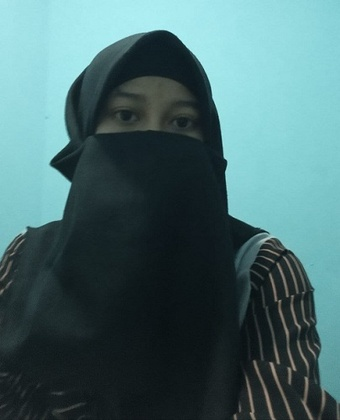
%> input picture mld.jpg, 340 x 420 px, shrunk from 405 x 500 before the run
$ octave Geometri_Citra.m   (GNU Octave 9; MATLAB toolbox functions it lacks are replaced by stand-ins)
%> lines starting %> are read from the running program, lines starting %| are printed output that depends on the picture; in (x1, y1, x2, y2) boxes, pixels count from 0 and x2, y2 are one past the last pixel; in counts of white or black regions, pixels touching at a corner belong together; the program's own positions count from 1
Mld = imread('mld.jpg');
%> Mld is the input picture: size 420x340x3 uint8; mean R, G, B 72.5, 106.2, 108.6
Mld1 = imread('mld1.jpg');
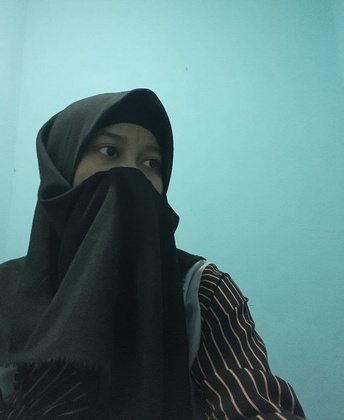
%> input picture mld1.jpg, 344 x 420 px, shrunk from 410 x 500 before the run
%> Mld1 is the input picture: size 420x344x3 uint8; mean R, G, B 90.6, 127.1, 127.9

q = rgb2gray(Mld);
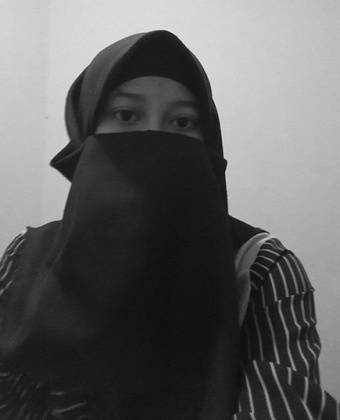
%> q: size 420x340 uint8; min 13, max 232, mean 96.4
r = rgb2gray(Mld1);
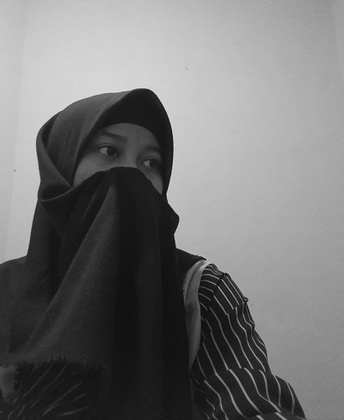
%> r: size 420x344 uint8; min 8, max 229, mean 116.3

figure(1); imshow(q);
figure(2); imshow(r);

c = q;
[kolom, baris] = size(c);
%> kolom = 420; baris = 340

for m = 1 : kolom
    for n = 1 : baris
        if r(m,n)~= 0
            c(m,n) = r(m,n);
        end
    end
end
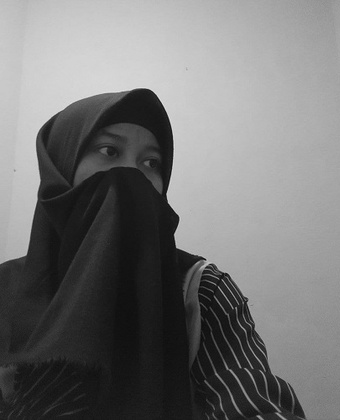
%> c: size 420x340 uint8; min 8, max 229, mean 115.8

figure(3); imshow(c);

l = r;

for m = 1 : kolom
    for n = 1 : baris
        if l(m,n) ~= 0
            l(m,n) = r(m,n);
        end
    end
end

figure(4); imshow(l);

blackwhite1 = q > 135;
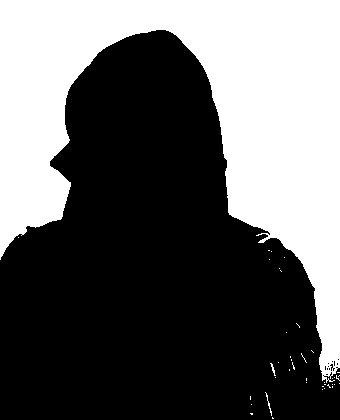
%> blackwhite1: size 420x340 logical; 38.3% white; 41 white regions (38 under 20 px), largest, box (x1, y1, x2, y2) and area: (0, 0, 340, 383) 54487, (265, 392, 272, 416) 32, (270, 363, 276, 376) 25
blackwhite2 = r > 135;
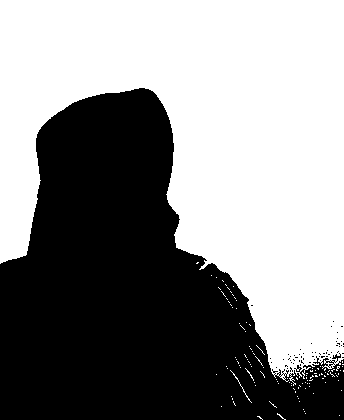
%> blackwhite2: size 420x344 logical; 53.9% white; 59 black regions (58 under 20 px), largest, box (x1, y1, x2, y2) and area: (0, 88, 344, 420) 66433

figure(5); imshow(blackwhite1);
figure(6); imshow(blackwhite2);

k = blackwhite1;

for m = 1: kolom
    for n = 1 : baris
        if k(m,n) == 0
            k(m,n) =1;
        else
            k(m,n) = 0;
        end
    end
end

figure(7); imshow(k);

x = blackwhite1;

for m = 1: kolom
    for n = 1: baris
        if blackwhite2(m,n) ~= 0
            if x(m,n) == 0
                x(m,n) = 1 ;
            else
                x(m,n) = 0;
            end
        end
    end
end
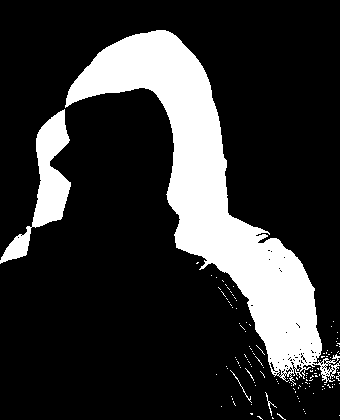
%> x: size 420x340 logical; 19.7% white; 129 white regions (125 under 20 px), largest, box (x1, y1, x2, y2) and area: (65, 30, 340, 386) 24403, (0, 109, 71, 264) 3317, (230, 370, 252, 403) 43, (265, 392, 277, 416) 41

figure(8); imshow (x)
